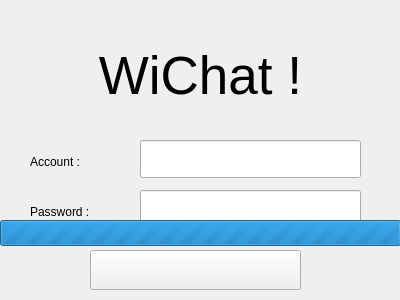
<?xml version="1.0" encoding="UTF-8"?>
<ui version="4.0">
 <class>LoginWindow</class>
 <widget class="QWidget" name="LoginWindow">
  <property name="geometry">
   <rect>
    <x>0</x>
    <y>0</y>
    <width>400</width>
    <height>300</height>
   </rect>
  </property>
  <property name="sizePolicy">
   <sizepolicy hsizetype="Fixed" vsizetype="Fixed">
    <horstretch>0</horstretch>
    <verstretch>0</verstretch>
   </sizepolicy>
  </property>
  <property name="windowTitle">
   <string>WiChat</string>
  </property>
  <property name="windowIcon">
   <iconset resource="icon.qrc">
    <normaloff>:/Icons/Wichat.png</normaloff>:/Icons/Wichat.png</iconset>
  </property>
  <widget class="QLabel" name="label">
   <property name="geometry">
    <rect>
     <x>0</x>
     <y>30</y>
     <width>401</width>
     <height>91</height>
    </rect>
   </property>
   <property name="font">
    <font>
     <pointsize>40</pointsize>
    </font>
   </property>
   <property name="text">
    <string>WiChat !</string>
   </property>
   <property name="alignment">
    <set>Qt::AlignCenter</set>
   </property>
  </widget>
  <widget class="QPushButton" name="buttonLogin">
   <property name="geometry">
    <rect>
     <x>90</x>
     <y>250</y>
     <width>211</width>
     <height>40</height>
    </rect>
   </property>
  </widget>
  <widget class="QPushButton" name="buttonSettings">
   <property name="geometry">
    <rect>
     <x>360</x>
     <y>0</y>
     <width>41</width>
     <height>40</height>
    </rect>
   </property>
   <property name="text">
    <string/>
   </property>
   <property name="icon">
    <iconset resource="icon.qrc">
     <normaloff>:/Icons/advanced.png</normaloff>:/Icons/advanced.png</iconset>
   </property>
   <property name="flat">
    <bool>true</bool>
   </property>
  </widget>
  <widget class="QFrame" name="frameInput">
   <property name="geometry">
    <rect>
     <x>0</x>
     <y>120</y>
     <width>401</width>
     <height>131</height>
    </rect>
   </property>
   <widget class="QLineEdit" name="textPassword">
    <property name="geometry">
     <rect>
      <x>140</x>
      <y>70</y>
      <width>221</width>
      <height>38</height>
     </rect>
    </property>
    <property name="echoMode">
     <enum>QLineEdit::Password</enum>
    </property>
   </widget>
   <widget class="QLabel" name="labelAccount">
    <property name="geometry">
     <rect>
      <x>30</x>
      <y>30</y>
      <width>101</width>
      <height>24</height>
     </rect>
    </property>
    <property name="text">
     <string>Account :</string>
    </property>
   </widget>
   <widget class="QLabel" name="labelPassword">
    <property name="geometry">
     <rect>
      <x>30</x>
      <y>80</y>
      <width>101</width>
      <height>24</height>
     </rect>
    </property>
    <property name="text">
     <string>Password :</string>
    </property>
   </widget>
   <widget class="QLineEdit" name="textID">
    <property name="geometry">
     <rect>
      <x>140</x>
      <y>20</y>
      <width>221</width>
      <height>38</height>
     </rect>
    </property>
   </widget>
  </widget>
  <widget class="QFrame" name="frameProgress">
   <property name="geometry">
    <rect>
     <x>0</x>
     <y>120</y>
     <width>401</width>
     <height>131</height>
    </rect>
   </property>
   <widget class="QProgressBar" name="progressBar">
    <property name="geometry">
     <rect>
      <x>0</x>
      <y>100</y>
      <width>401</width>
      <height>26</height>
     </rect>
    </property>
    <property name="maximum">
     <number>0</number>
    </property>
    <property name="value">
     <number>0</number>
    </property>
    <property name="textVisible">
     <bool>false</bool>
    </property>
   </widget>
   <widget class="QLabel" name="textState">
    <property name="geometry">
     <rect>
      <x>0</x>
      <y>70</y>
      <width>401</width>
      <height>31</height>
     </rect>
    </property>
    <property name="text">
     <string/>
    </property>
    <property name="alignment">
     <set>Qt::AlignCenter</set>
    </property>
   </widget>
  </widget>
  <zorder>frameInput</zorder>
  <zorder>label</zorder>
  <zorder>buttonLogin</zorder>
  <zorder>buttonSettings</zorder>
  <zorder>frameProgress</zorder>
 </widget>
 <resources>
  <include location="icon.qrc"/>
 </resources>
 <connections/>
</ui>
